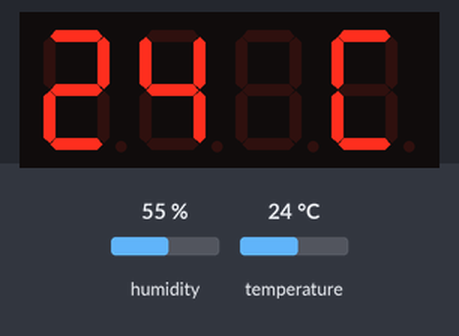
Bench run of a sketch on a simulated ATtiny85, built with avr-gcc and run on an emulated ATtiny85. Parts: 4-digit seven-segment display. The test bench sets the inputs (shaded band); at power-on: humidity 55 %, temperature 24 °C.

Above: at 2.7 s.
2.8 s: humidity set to 22 %
At 11.2 s:
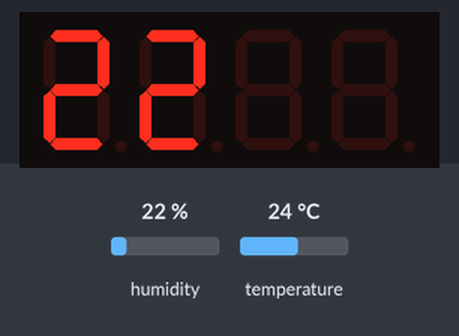
14.8 s: temperature set to 12 °C
At 21.0 s:
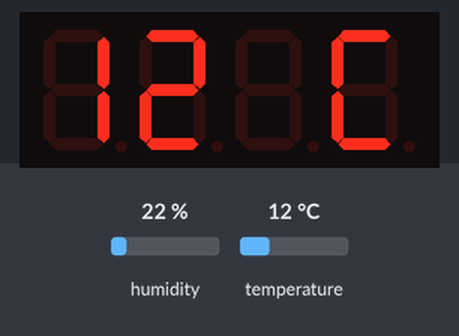
24.4 s: humidity set to 40 %
At 29.7 s:
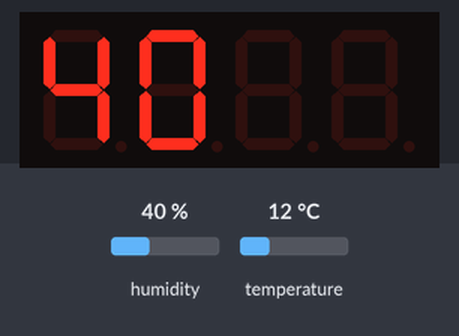
33.5 s: temperature set to 19 °C
At 39.5 s:
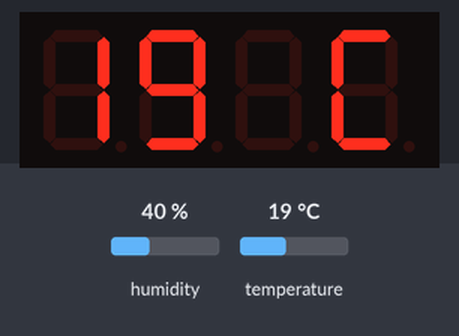
Timing chart, 0 to 41.0 s (numbered marks = the images above; inputs shaded):
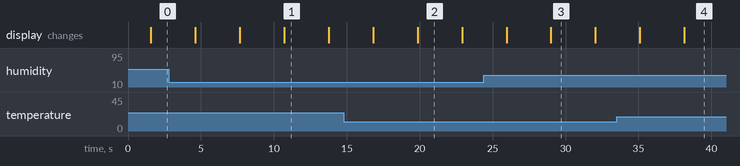

Measured:
- after the input at 2.8 s, the display: first differs from a run without the input after 7.9 s (image 1)
- after the input at 14.8 s, the display: first differs from a run without the input after 5.1 s (image 2)
- after the input at 24.4 s, the display: first differs from a run without the input after 4.6 s (image 3)
- after the input at 33.5 s, the display: first differs from a run without the input after 4.6 s (image 4)
- what the display in image 1 shows lasts 3.1 s, from 10.7 s to 13.8 s

The sketch:

weatherstation-attiny85-tm__1_.ino
```cpp
// base sketch from https://brainy-bits.com/tutorials/4-bits-7-segment-led-display-with-arduino/
// changed TM1637 library by niq_ro for degree, r & h letter
// thermometer & hygromether with DHT sensor on TM1637 LED display by niq_ro from http://www.tehnic.go.ro
// & http://arduinotehniq.com/

#include "TM1637.h"

//{0,1,2,3,4,5,6,7,8,9,10,11,12,13,14,15,16,17,18,19,20};
//0~9,A,b,C,d,E,F,"-"," ",degree,r,h,n
// 10 -> A, 11 -> b, 12 ->C, 13 -> d, 14 -> E, 15 -> F
// 16 -> -, 17 -> space, 18 -> degree sign, 19 -> r, 20 -> h, 21 -> n


#include <DHT.h>
#define DHTPIN PB0     // what pin we're connected the DHT output
#define DHTTYPE DHT11   // DHT 11
//#define DHTTYPE DHT22   // DHT 22
DHT dht(DHTPIN, DHTTYPE);

#define CLK PB1//Pins for TM1637
#define DIO PB4

TM1637 tm1637(CLK,DIO);

void setup(){

  tm1637.init();
  tm1637.set(BRIGHT_TYPICAL);
  //BRIGHT_TYPICAL = 2,BRIGHT_DARKEST = 0,BRIGHTEST = 7;

  delay(1500);//Delay to let system boot
  dht.begin();

}//end "setup()"


void loop(){

  //Start of Program

//  DHT.read11(dht_pin);

   int humidity = dht.readHumidity();
   int temp = dht.readTemperature();
//   int temp = 23;
//   int humidity = 48;

 int digitoneT = temp / 10;
 int digittwoT = temp % 10;

 int digitoneH = humidity / 10;
 int digittwoH = humidity % 10;


    tm1637.display(0,digitoneT);
    tm1637.display(1,digittwoT);
    tm1637.display(2,18); // put degree
    tm1637.display(3,12);  // put a C at the end

    delay (3000);

    tm1637.display(0,17);  // empty
    tm1637.display(1,17);  // empty
    tm1637.display(2,17);  // empty
    tm1637.display(3,17);  // empty


    tm1637.display(0,digitoneH);
    tm1637.display(1,digittwoH);
    tm1637.display(2,19);  // r
    tm1637.display(3,20);  // h


  //Fastest should be once every two seconds.
    delay(3000);

}// end loop()
```
